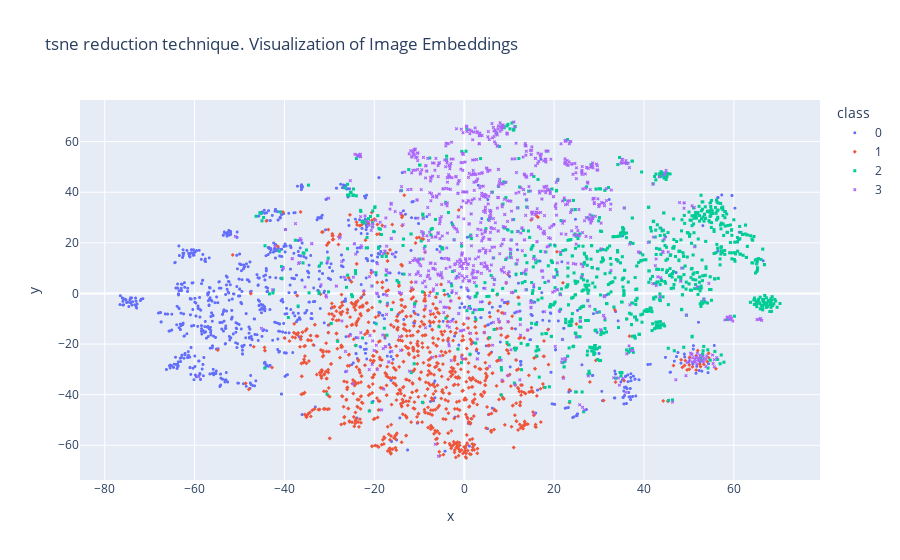
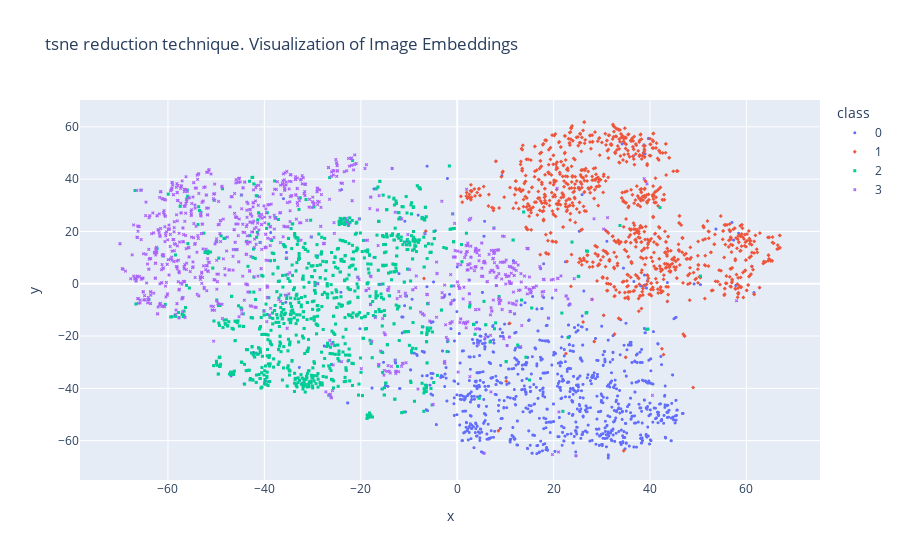

The notebook cell these images were saved under, in order:
### Code cell
# px.scatter(x=X_tfidf_tsne[:,0], y=X_tfidf_tsne[:,1], color=df["label_name"], title="TF-IDF TSNE").show()
# px.scatter(x=X_sbert_tsne[:,0], y=X_sbert_tsne[:,1], color=df["label_name"], title="SBERT TSNE").show()
plot_embeddings(X_tfidf.toarray(), 0, symbol="class", reduction_techniques="tsne", color="class")
plot_embeddings(X_sbert, 0, symbol="class", reduction_techniques="tsne", color="class")

### Figure 1 — Plotly figure (JSON) as saved in the notebook; plotly's stock layout.template omitted (floating-point values rounded to 4 significant figures; data arrays with more than 128 entries replaced by an {"elided": "..."} marker saying what was removed)
{"data": [{"hovertemplate": "class=0<br>x=%{x}<br>y=%{y}<extra></extra>", "legendgroup": "0", "marker": {"color": "#636efa", "size": 3, "symbol": "circle"}, "mode": "markers", "name": "0", "showlegend": true, "textfont": {"size": 25}, "type": "scattergl", "x": {"elided": "1000 float values"}, "xaxis": "x", "y": {"elided": "1000 float values"}, "yaxis": "y"}, {"hovertemplate": "class=1<br>x=%{x}<br>y=%{y}<extra></extra>", "legendgroup": "1", "marker": {"color": "#EF553B", "size": 3, "symbol": "diamond"}, "mode": "markers", "name": "1", "showlegend": true, "textfont": {"size": 25}, "type": "scattergl", "x": {"elided": "1000 float values"}, "xaxis": "x", "y": {"elided": "1000 float values"}, "yaxis": "y"}, {"hovertemplate": "class=2<br>x=%{x}<br>y=%{y}<extra></extra>", "legendgroup": "2", "marker": {"color": "#00cc96", "size": 3, "symbol": "square"}, "mode": "markers", "name": "2", "showlegend": true, "textfont": {"size": 25}, "type": "scattergl", "x": {"elided": "1000 float values"}, "xaxis": "x", "y": {"elided": "1000 float values"}, "yaxis": "y"}, {"hovertemplate": "class=3<br>x=%{x}<br>y=%{y}<extra></extra>", "legendgroup": "3", "marker": {"color": "#ab63fa", "size": 3, "symbol": "x"}, "mode": "markers", "name": "3", "showlegend": true, "textfont": {"size": 25}, "type": "scattergl", "x": {"elided": "1000 float values"}, "xaxis": "x", "y": {"elided": "1000 float values"}, "yaxis": "y"}], "layout": {"legend": {"title": {"text": "class"}, "tracegroupgap": 0}, "title": {"text": "tsne reduction technique. Visualization of Image Embeddings"}, "xaxis": {"anchor": "y", "domain": [0, 1], "title": {"text": "x"}}, "yaxis": {"anchor": "x", "domain": [0, 1], "title": {"text": "y"}}}}

### Figure 2 — Plotly figure (JSON) as saved in the notebook; plotly's stock layout.template omitted (floating-point values rounded to 4 significant figures; data arrays with more than 128 entries replaced by an {"elided": "..."} marker saying what was removed)
{"data": [{"hovertemplate": "class=0<br>x=%{x}<br>y=%{y}<extra></extra>", "legendgroup": "0", "marker": {"color": "#636efa", "size": 3, "symbol": "circle"}, "mode": "markers", "name": "0", "showlegend": true, "textfont": {"size": 25}, "type": "scattergl", "x": {"elided": "1000 float values"}, "xaxis": "x", "y": {"elided": "1000 float values"}, "yaxis": "y"}, {"hovertemplate": "class=1<br>x=%{x}<br>y=%{y}<extra></extra>", "legendgroup": "1", "marker": {"color": "#EF553B", "size": 3, "symbol": "diamond"}, "mode": "markers", "name": "1", "showlegend": true, "textfont": {"size": 25}, "type": "scattergl", "x": {"elided": "1000 float values"}, "xaxis": "x", "y": {"elided": "1000 float values"}, "yaxis": "y"}, {"hovertemplate": "class=2<br>x=%{x}<br>y=%{y}<extra></extra>", "legendgroup": "2", "marker": {"color": "#00cc96", "size": 3, "symbol": "square"}, "mode": "markers", "name": "2", "showlegend": true, "textfont": {"size": 25}, "type": "scattergl", "x": {"elided": "1000 float values"}, "xaxis": "x", "y": {"elided": "1000 float values"}, "yaxis": "y"}, {"hovertemplate": "class=3<br>x=%{x}<br>y=%{y}<extra></extra>", "legendgroup": "3", "marker": {"color": "#ab63fa", "size": 3, "symbol": "x"}, "mode": "markers", "name": "3", "showlegend": true, "textfont": {"size": 25}, "type": "scattergl", "x": {"elided": "1000 float values"}, "xaxis": "x", "y": {"elided": "1000 float values"}, "yaxis": "y"}], "layout": {"legend": {"title": {"text": "class"}, "tracegroupgap": 0}, "title": {"text": "tsne reduction technique. Visualization of Image Embeddings"}, "xaxis": {"anchor": "y", "domain": [0, 1], "title": {"text": "x"}}, "yaxis": {"anchor": "x", "domain": [0, 1], "title": {"text": "y"}}}}
